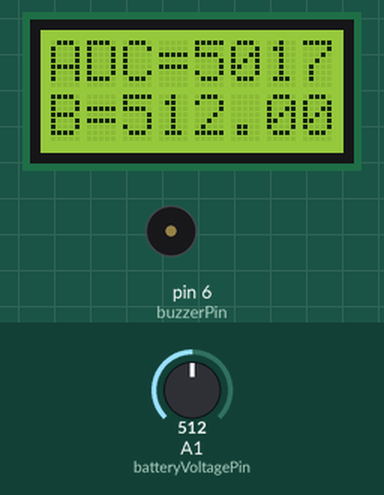
Recording of a sketch running on a simulated Arduino Uno, built with avr-gcc and run on an emulated ATmega328P. Shown: 8×2 character LCD, buzzer (waves = sounding, pin HIGH). Inputs (shaded band) come from the test bench; at power-on: A1 (batteryVoltagePin) = 512. What the sketch prints to the serial monitor is not drawn.

Above: at 1.2 s.
1.3 s: A1 (batteryVoltagePin) set to 716
At 2.8 s:
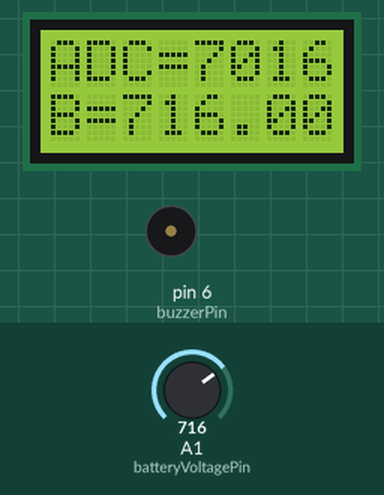
3.1 s: A1 (batteryVoltagePin) set to 900
At 3.9 s:
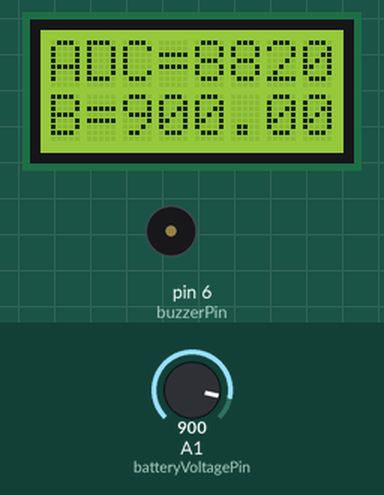
4.7 s: A1 (batteryVoltagePin) set to 1023
At 6.0 s:
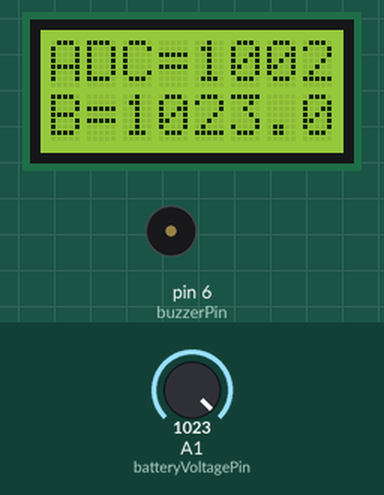
Timing chart, 0 to 7.7 s (numbered marks = the images above; inputs shaded):
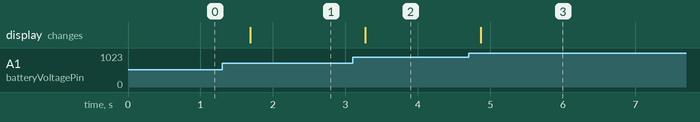

The sketch:

battery.ino
```cpp
#include <LiquidCrystal.h>
#include "pitches.h"
#define butonAPin 14
#define butonCPin 17
#define buzzerPin 6

int batteryVoltagePin = A1;

int rs = 0, e = 1, db4 = 14, db5 = 17, db6 = 13, db7 = 30;
int i, cont = 0;
int statusButonA;
int statusButonC;

LiquidCrystal lcd(rs, e, db4, db5, db6, db7);

void setup() {
  lcd.begin(8, 2);
  lcd.clear();
  Serial.begin(9600);
  pinMode(butonAPin, INPUT);
  pinMode(butonAPin, OUTPUT);
  pinMode(butonCPin, INPUT);
  pinMode(butonCPin, OUTPUT);
  pinMode(buzzerPin, OUTPUT);

}
void loop() {
  float ma1 = 0;
  float ma2 = 0;

  for (i = 0; i < 10; i++) {

    int voltageValue = analogRead(batteryVoltagePin);
    float batteryVoltage = (float) voltageValue;
    batteryVoltage = 2 * batteryVoltage;
    batteryVoltage = batteryVoltage * 4.9;
    ma1 = (float)ma1 + batteryVoltage;
    ma2 = (float)ma2 + voltageValue;
    pinMode(butonAPin, OUTPUT);
    pinMode(butonCPin, OUTPUT);
    lcd.clear();
  }
  ma1 = ma1 / i;
  ma2 = ma2 / i;
  lcd.clear();
  lcd.setCursor(0, 0); lcd.print("ADC= ");
  lcd.setCursor(4, 0); lcd.print(ma1);
  lcd.setCursor(0, 1); lcd.print("B= ");
  lcd.setCursor(2, 1); lcd.print(ma2);

  delay(500);

  pinMode(butonAPin, INPUT);
  pinMode(butonCPin, INPUT);
  statusButonA = digitalRead(butonAPin);
  if (statusButonA == 0) {
    cont = cont + 1;
    Serial.print("Buton apasat");
    Serial.print(cont);
  }
  statusButonC = digitalRead(butonCPin);
  if (statusButonC == 0) {
    cont = cont - 1;
    Serial.print("Buton apasat");
    Serial.print(cont);
  }
  if (ma1 < cont * 1000 * 1.0) {
    tone(buzzerPin, NOTE_A3, 500);
    delay(500);
    noTone(buzzerPin);
  }
}
```

Measured:
- after the input at 1.3 s, the display: changes after 0.39 s (image 1)
- after the input at 3.1 s, the display: changes after 0.18 s (image 2)
- after the input at 4.7 s, the display: changes after 0.17 s (image 3)
